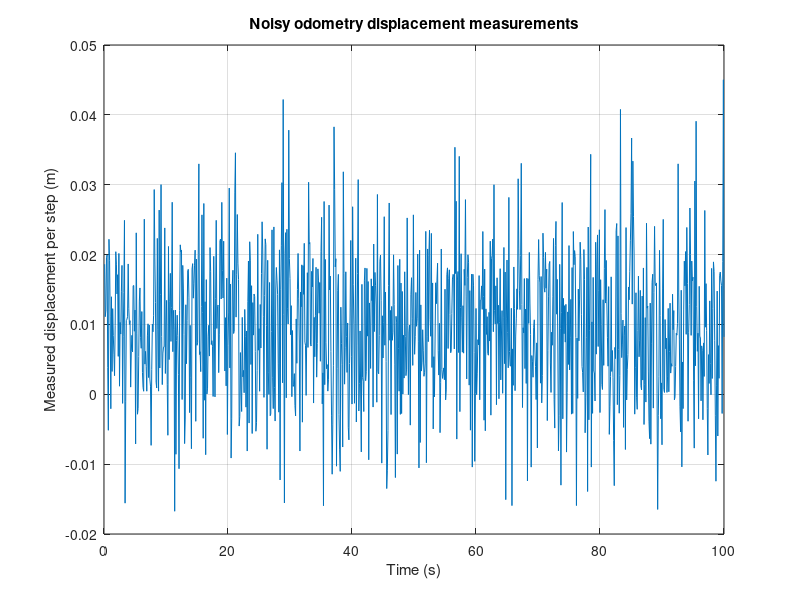

The MATLAB script that drew this image:
length_hallway = 10;  % m
sensor_range = 0.5;  % m

landmarks = [2; 5; 8];  % m

num_landmarks = length(landmarks);  % 3

stdev_odometry = 0.1; % m/s
stdev_range = 0.01; % m

%%%%%%%%%%%%%%%%%%%%%%%%%%%%%%%%%%%%%%%%%%%%%%%%%%%%%%%%%%%%%%%%%%%
% Robot's "Ground Truth" Trajectory when it travels the hallway 
%%%%%%%%%%%%%%%%%%%%%%%%%%%%%%%%%%%%%%%%%%%%%%%%%%%%%%%%%%%%%%%%%%%

delta_t = 0.1; % time is discretized with a time-step of 0.1 seconds
v_robot = 0.1; % robot travels at a constant speed of 0.1 m/s

t_terminal = length_hallway/v_robot; % time that we reach the end of hall

t_vector = 0:delta_t:t_terminal; % time vector for robot's trajectory
x_vector = 0:v_robot*delta_t:length_hallway; % robot's true position in time
v_vector = ones(1,length(t_vector)).*v_robot;  % robot's true velocity in time

num_states = length(x_vector); % number of discrete-time states in trajectory

%%%%
%
%%%%

%
%       Ax = b
%
%  `A`          : measurement/design matrix
%  `x`          : unknown state vector we are solving for
%                   Contains robot position at every time-step, 3 static landmark positions; (And doesn't include robot velocities)                    
%
%                      x = [x_0, x_1, x_2, ..., x_K, l_1, l_2, l_3]^T
%
%  `b`          : measurement vector built from noisy simulated measurements

%
%       A(k^odom, :)x = x_k - x_(k-1)
%
%  `k_odom`     : the row index in the stacked measurment system corresponding to the `k`-th odometry measurement
%  `x_k`        : robot position state at time-step `k`
%  `x_(k-1)`    : robot position state at previous time-step
%  `k`          : the discrete time index

%
%       b(k^odom) = (x_k_dot + υ^odom_k) * Δt
%
%  `b_k_odom`   : the scalar entry (matrix element) of `b` for that odometry measurement
%  `z^odom_k`   : the noisy odometry velocity measurement at time-step `k`
%  `Δt`         : the discrete time-step (0.1s)
%  `x_k_dot`    : true robot velocity at time-step `k`; = 0.1 m/s
%  `υ^odom_k`   : additive Gaussian odometry noise at time-step `k`


%
% So...
%

%
%            A(k^odom, :)x = b(k^odom)
%
%                          |
%                          |
%                          \/
%
%            x_k - x_(k-1) = (x_k_dot + υ^odom_k) * Δt
%
%            x_k - x_(k-1) = ((0.1) + υ^odom_k) * (0.1)
%
%            importantly, `b(1) = 0` so, `x_0 = 0`. Here b(k=1) which is the first measurement in the b vector; k=1 is the FIRST index, k=0 DOESN'T EXIST - MATLAB WHY...
%
%            so:
%               x_1 - x_0 = ((0.1) + υ^odom_1) * (0.1); and x_0 = 0
%               x_1 - 0   = ((0.1) + υ^odom_1) * (0.1)
length_hallway = 10;  % m
sensor_range = 0.5;  % m

landmarks = [2; 5; 8];  % m

num_landmarks = length(landmarks);  % 3

stdev_odometry = 0.1; % m/s
stdev_range = 0.01; % m

%%%%%%%%%%%%%%%%%%%%%%%%%%%%%%%%%%%%%%%%%%%%%%%%%%%%%%%%%%%%%%%%%%%
% Robot's "Ground Truth" Trajectory when it travels the hallway 
%%%%%%%%%%%%%%%%%%%%%%%%%%%%%%%%%%%%%%%%%%%%%%%%%%%%%%%%%%%%%%%%%%%

delta_t = 0.1; % time is discretized with a time-step of 0.1 seconds
v_robot = 0.1; % robot travels at a constant speed of 0.1 m/s

t_terminal = length_hallway/v_robot; % time that we reach the end of hall

t_vector = 0:delta_t:t_terminal; % time vector for robot's trajectory
x_vector = 0:v_robot*delta_t:length_hallway; % robot's true position in time
v_vector = ones(1,length(t_vector)).*v_robot;  % robot's true velocity in time

num_states = length(x_vector); % number of discrete-time states in trajectory

%%%%
%
%%%%

%
%       Ax = b
%
%  `A`          : measurement/design matrix
%  `x`          : unknown state vector we are solving for
%                   Contains robot position at every time-step, 3 static landmark positions; (And doesn't include robot velocities)                    
%
%                      x = [x_0, x_1, x_2, ..., x_K, l_1, l_2, l_3]^T
%
%  `b`          : measurement vector built from noisy simulated measurements

%
%       A(k^odom, :)x = x_k - x_(k-1)
%
%  `k_odom`     : the row index in the stacked measurment system corresponding to the `k`-th odometry measurement
%  `x_k`        : robot position state at time-step `k`
%  `x_(k-1)`    : robot position state at previous time-step
%  `k`          : the discrete time index

%
%       b(k^odom) = (x_k_dot + υ^odom_k) * Δt
%
%  `b_k_odom`   : the scalar entry (matrix element) of `b` for that odometry measurement
%  `z^odom_k`   : the noisy odometry velocity measurement at time-step `k`
%  `Δt`         : the discrete time-step (0.1s)
%  `x_k_dot`    : true robot velocity at time-step `k`; = 0.1 m/s
%  `υ^odom_k`   : additive Gaussian odometry noise at time-step `k`


%
% So...
%

%
%            A(k^odom, :)x = b(k^odom)
%
%                          |
%                          |
%                          \/
%
%            x_k - x_(k-1) = (x_k_dot + υ^odom_k) * Δt
%
%            x_k - x_(k-1) = ((0.1) + υ^odom_k) * (0.1)
%
%       b_vector(1) is the first MEASUREMENT row, and it encodes the special
%       initial-position constraint x_0 = 0.
%
%       State x_0 absolutely exists in the math model.
%       MATLAB just stores x_0 in column/index 1, because MATLAB is allergic to 0.
%
%            so:
%               x_1 - x_0 = ((0.1) + υ^odom_1) * (0.1); and x_0 = 0
%               x_1 - 0   = ((0.1) + υ^odom_1) * (0.1)
%               x_1       = ((0.1) + υ^odom_1) * (0.1)
%               x_2 - x_1 = ((0.1) + υ^odom_2) * (0.1)
%               x_3 - x_2 = ((0.1) + υ^odom_3) * (0.1)
%                              ...
%               x_K - x_(K-1) = ((0.1) + υ^odom_K) * (0.1)

%%%
% Construct the noisy corrupted measurement `b` vector, with the special uncorrupted initial condition.
b_vector = zeros(num_states, 1);
b_vector(1) = 0;
for k = 2:num_states
    meas_noise = stdev_odometry.*randn();
    b_vector(k) = (v_robot + meas_noise) * delta_t;
end

%
% Plot Noisy measured displacement over time.
%
plot(t_vector(2:end), b_vector(2:end))
ylabel('Measured displacement per step (m)')
xlabel('Time (s)')
title('Noisy odometry displacement measurements')
grid on

odom_measurement_mean = mean(b_vector(2:end))  % Should be ~0.01
odom_measurement_std = std(b_vector(2:end))    % Should be ~0.01 
%
%%%
